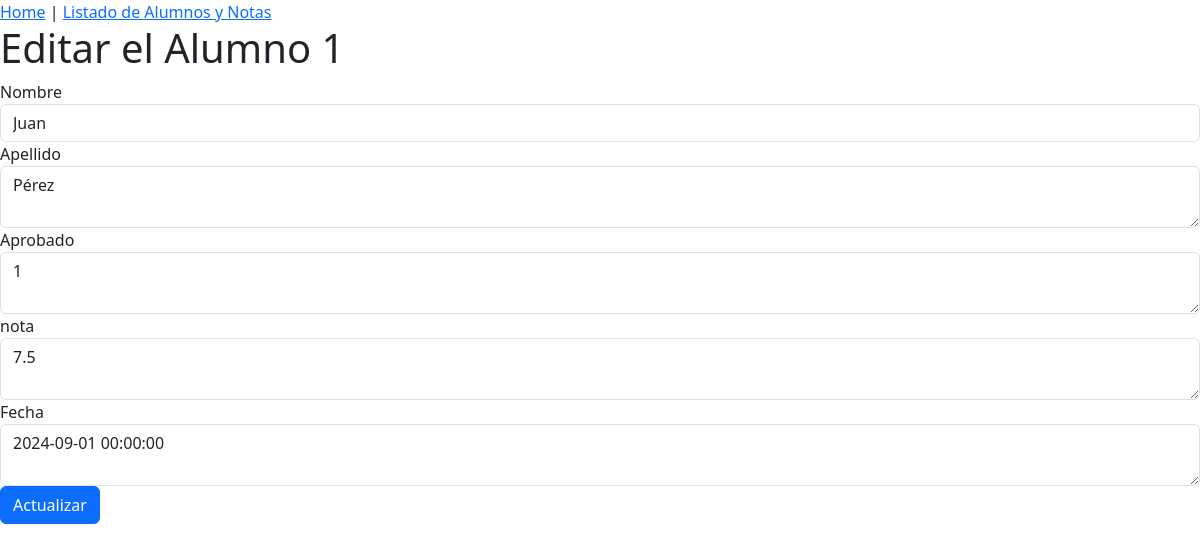
Screenshot of /post/edit/1 with the database file from the repository.
### tables this page shows
CREATE TABLE alumnos (
    id INTEGER PRIMARY KEY AUTOINCREMENT,
    nombre TEXT NOT NULL,
    apellido TEXT NOT NULL,
    aprobado BOOLEAN NOT NULL,
    nota REAL NOT NULL,
    fecha TIMESTAMP NOT NULL
);

### app.py (the view)
@app.route('/post/edit/<int:post_id>', methods=['GET', 'POST'])
def edit_one_post(post_id):
    conn = get_db_connection()
    post = conn.execute('SELECT * FROM alumnos WHERE id = ?', (post_id,)).fetchone()
    conn.close()
    if request.method == 'POST':
        nombre = request.form['nombre']
        apellido = request.form['apellido']
        aprobado = request.form['aprobado']
        nota = request.form['nota']
        fecha = request.form['fecha']
        mensaje = ""
        if (nombre.strip() == ""):
            context = {'post_error':post_id, 'newTitle' : nombre, 'newContent' : apellido, "mensaje": "Ingrese nombre"}
            return render_template(template_name_or_list="post/edit.html", **context)
        elif  (apellido.strip() == ""):
            context = {'post_error':post_id, 'newTitle' : nombre, 'newContent' : apellido, "mensaje": "Ingrese apellido"}
            return render_template(template_name_or_list="post/edit.html", **context)
        else:
            conn = get_db_connection()
            conn.execute('UPDATE alumnos SET nombre = ?, apellido = ?, aprobado = ?, nota = ?, fecha = ? WHERE id = ?', (nombre, apellido, aprobado,nota, fecha, post_id))
            conn.commit()
            conn.close()
            return redirect(url_for('get_all_post'))
    elif request.method == 'GET':
        return render_template(template_name_or_list="post/edit.html", post=post)

### db.py (called while the page is built)
def get_db_connection():
    conn = sqlite3.connect('alumnos.db')
    conn.row_factory = sqlite3.Row
    return conn

### templates/post/edit.html (shortened to what this page needs)
{% extends 'base.html' %}
{% block content %}
{% if mensaje %}
<h1>Editar el Alumno {{ post_error }}</h1>
{% else %}
<h1>Editar el Alumno {{ post['id'] }}</h1>
{% endif %}
<form method="post">
    <div class="form-group">
        <label for="title">Nombre</label>
        {% if mensaje %}
        <input type="text" id="title" name="title"
        placeholder="Post title" class="form-control"
        value="{{ newTitle }}">
        {% else %}
        <input type="text" id="title" name="title"
        placeholder="Post title" class="form-control"
        value="{{ post['nombre'] }}">
        {% endif %}
    </div>
    <div class="form-group">
        <label for="content">Apellido</label>
        {% if mensaje %}
        <textarea id="content" name="content"
                  placeholder="Post content" class="form-control">{{ newContent }}</textarea>
        {% else %}
        <textarea id="content" name="content"
                  placeholder="Post content" class="form-control">{{ post['apellido'] }}</textarea>
        {% endif %}
    </div>
    <div class="form-group">
        <label for="content">Aprobado</label>
        <textarea id="content" name="content"
                  placeholder="Post content" class="form-control">{{ post['aprobado'] }}</textarea>
    </div>
    <div class="form-group">
        <label for="content">nota</label>
        <textarea id="content" name="content"
                  placeholder="Post content" class="form-control">{{ post['nota'] }}</textarea>
    </div>
    <div class="form-group">
        <label for="content">Fecha</label>
        <textarea id="content" name="content"
                  placeholder="Post content" class="form-control">{{ post['fecha'] }}</textarea>
    </div>
    <div class="form-group">
        <button type="submit" class="btn btn-primary">Actualizar</button>
    </div>
</form>
{% endblock %}

### rows the page displays
alumnos: id "1", title "Juan", content "Pérez", content "1", content "7.5", content "2024-09-01 00:00:00"
